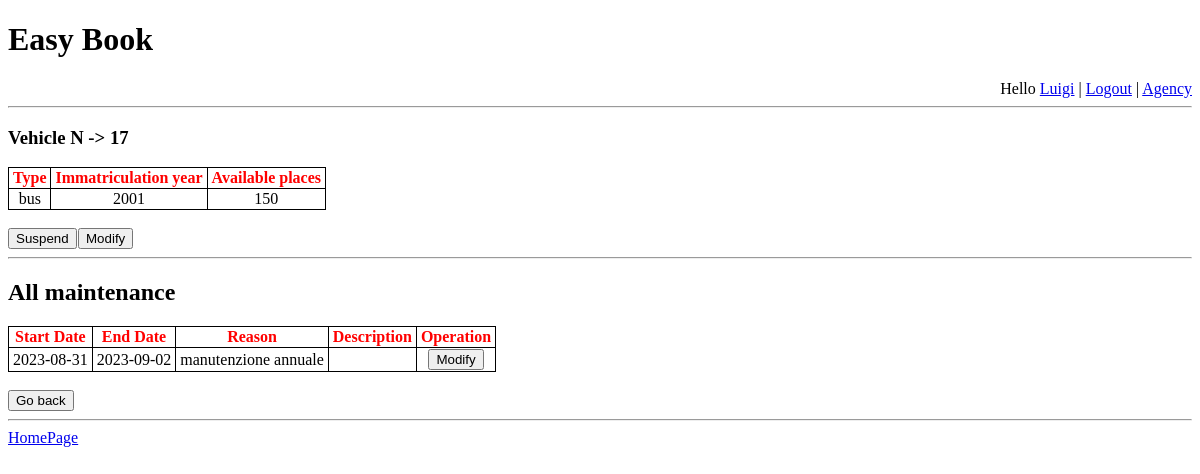
The page /agency/info_vehicle.php?vehicle=17 (signed in) on the database its author committed.
### tables this page shows
CREATE TABLE `mezzo` (
  `id` int NOT NULL,
  `tipo` varchar(50) NOT NULL,
  `annoImmatricolazione` year NOT NULL,
  `postiDisponibili` int NOT NULL,
  `id_agenzia` int NOT NULL
);

CREATE TABLE `mezzo_manutenzione` (
  `id` int NOT NULL,
  `id_mezzo` int NOT NULL,
  `id_manutenzione` int NOT NULL
);

CREATE TABLE `manutenzione` (
  `id` int NOT NULL,
  `dataInizio` date NOT NULL,
  `dataFine` date DEFAULT NULL,
  `motivo` varchar(60) DEFAULT NULL,
  `descrizione` tinytext
);

### agency/info_vehicle.php (the view, shortened to what this page needs)
<!DOCTYPE html>
<html lang="en">
<head>
    <link rel="stylesheet" href="../style/style.css">
</head>
<body>
    <h1>Easy Book</h1>
    <?php
    include_once("../database/dbConnection.php");
    $conn = OpenCon();
    echo ("<hr>");
    $vehi_query = 'SELECT * FROM mezzo as m WHERE m.id = \'' . $_GET["vehicle"] . '\'';
    $vehi = $conn->query($vehi_query)->fetch_array();
    echo ("<h3>Vehicle N -> {$vehi["id"]}</h3>");
    ?>
    <table style="text-align: center">
        <tr>
            <th>Type</th>
            <th>Immatriculation year</th>
            <th>Available places</th>
        </tr>
        <tr>
            <td><?php echo ($vehi["tipo"]); ?></td>
            <td><?php echo ($vehi["annoImmatricolazione"]); ?></td>
            <td><?php echo ($vehi["postiDisponibili"]); ?></td>
        </tr>
    </table>
    <br>
    <div style="display: flex">
        <form action="operation/suspend_transport.php" method="get" style="flex-basis: 70px">
            <button name="vehi" value="<?php echo ($vehi["id"]); ?>">Suspend</button>
        </form>
        <form action="operation/manage_transport.php" method="get">
            <button name="vehi" value="<?php echo ($vehi["id"]); ?>">Modify</button>
        </form>
    </div>
    <hr>
    <h2>All maintenance</h2>
    <table>
        <tr>
            <th>Start Date</th>
            <th>End Date</th>
            <th>Reason</th>
            <th>Description</th>
            <th>Operation</th>
        </tr>
        <?php
        $trs_query = "SELECT *
                FROM manutenzione as m, mezzo_manutenzione as mm
                WHERE m.id = mm.id_manutenzione
                AND mm.id_mezzo = '{$_GET["vehicle"]}'";
        $trs = $conn->query($trs_query);
        foreach ($trs as $x) {
            echo ("<tr>");
            echo ("<td>{$x["dataInizio"]}</td>");
            echo ("<td>{$x["dataFine"]}</td>");
            echo ("<td>{$x["motivo"]}</td>");
            echo ("<td>{$x["descrizione"]}</td>");
            echo ("<td>");
            echo ("<form action='operation/manage_maintenance.php' method='post'>
                    <button name='man' value='{$x["id_manutenzione"]}'>Modify</button>
                    <input type='hidden' name='vehicle' value='{$x["id_mezzo"]}'>
                </form>");
            echo ("</td>");
            echo ("</tr>");
        }
        ?>
    </table>
    <?php
    $agency_name = str_replace(' ', '+', $_SESSION["agency"]);
    echo ("<br><button onclick=\"location.href='info_agency.php?agency={$agency_name}'\">Go back</button>");
    ?>
    <footer>
        <hr>
        <a href=" ../index.php">HomePage</a>
    </footer>
</body>
</html>

### agency/info_vehicle.php (style rules this page uses)
table, th { text-align: center; border: 1px solid black; border-collapse: collapse; padding-left: 4px; padding-right: 4px; color: red; width: auto; }
td { border: 1px solid black; border-collapse: collapse; padding-left: 4px; padding-right: 4px; color: black; width: auto; }

### rows shown on the page
mezzo: id "17", tipo "bus", annoImmatricolazione "2001", postiDisponibili "150"
mezzo_manutenzione: id_manutenzione.dataInizio "2023-08-31", id_manutenzione.dataFine "2023-09-02", id_manutenzione.motivo "manutenzione annuale"

### other values the page prints
$_SESSION["name"] "Luigi"
